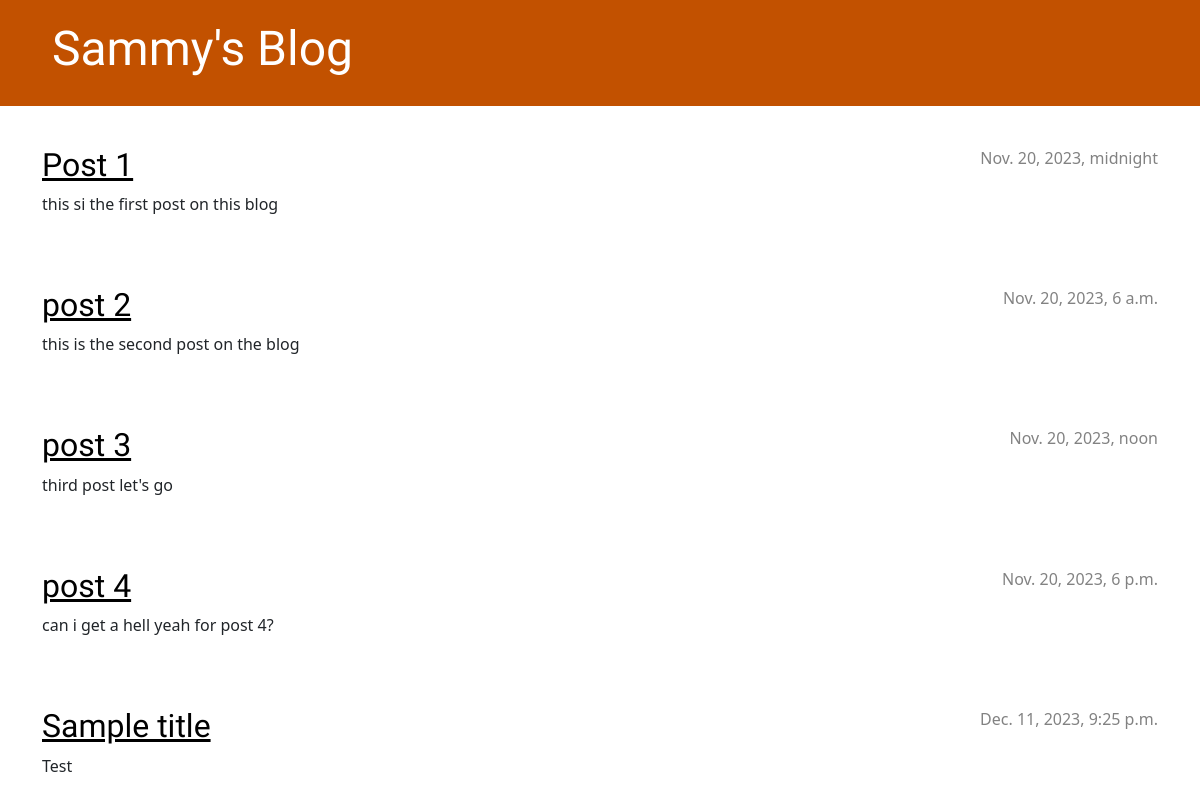
Before: / with the older database file.
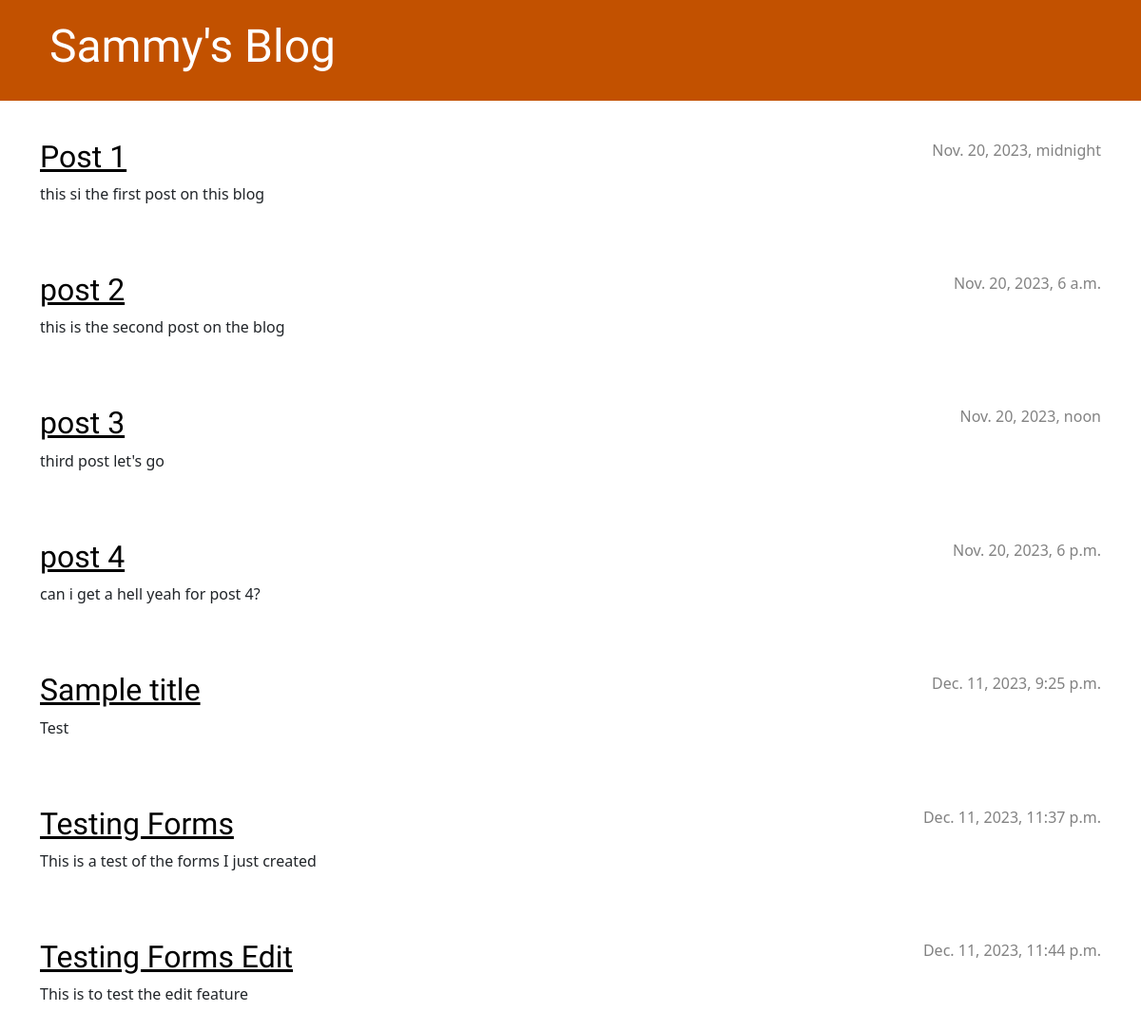
After: the same page with the newer database file.
### blog/models.py (models this page shows, shortened)
class Post(models.Model):
    author = models.ForeignKey(settings.AUTH_USER_MODEL, on_delete=models.CASCADE)
    title = models.CharField(max_length=200)
    text = models.TextField()
    created_date = models.DateTimeField(default=timezone.now)
    published_date = models.DateTimeField(blank=True, null=True)

### blog/views.py (the view)
# urls.py: path('', views.post_list, name='post_list'),
def post_list(request):
    posts = Post.objects.all().order_by('published_date')
    return render(request, 'blog/post_list.html', {'posts':posts})

### blog/templates/blog/post_list.html
{% extends 'blog/base.html' %}
{% block content %}
    {% for post in posts %}
        <article class="post">
            <time class="date">
                {{ post.published_date}}
            </time>
            <h2><a href="{% url 'post_detail' pk=post.pk %}">{{ post.title }}</a></h2>
            <p>{{ post.text|linebreaksbr }}</p>
        </article>
    {% endfor %}
{% endblock %}

Changed rows visible on the page:
added Post: published_date "Dec. 11, 2023, 11:37 p.m.", title "Testing Forms", text "This is a test of the forms I just created"
added Post: published_date "Dec. 11, 2023, 11:44 p.m.", title "Testing Forms Edit", text "This is to test the edit feature"
